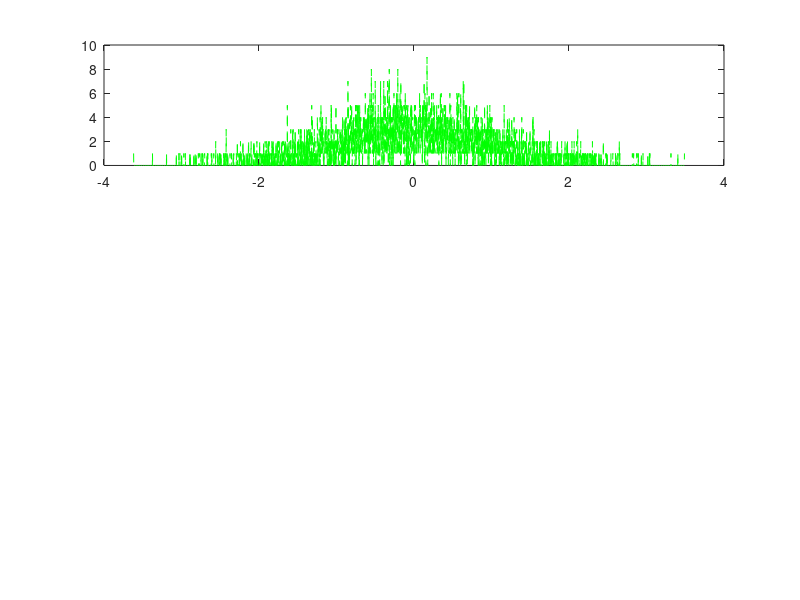

Here is the MATLAB script that generated this plot: (Note: this script raises an error after producing the figure.)
close all
clear all
clc

%% 1.1
N = 4000;
m = 0.95;

gauss = randn(N, 1);
[n_gauss, b_gauss] = hist(gauss, N);
bar(b_gauss, n_gauss / (b_gauss(2) - b_gauss(1)) / sum(N), 1);

uniform = 2 * sqrt(3) * (rand(N, 1) - 0.5);
[n_uniform, b_uniform] = hist(uniform, N);
bar(b_uniform, n_uniform / (b_uniform(2) - b_uniform(1)) / sum(N), 1)

G_mixture = randn(N, 1) * sqrt(1 - m * m) + m;
k = find(rand(N, 1) > 0.5);
G_mixture(k) = G_mixture(k) -2 * m;
[n_gmix, b_gmix] = hist(G_mixture, N);
bar(b_gmix, n_gmix / (b_gmix(2) - b_gmix(1)) / sum(N), 1)

figure(1);

subplot(3, 1, 1);
plot(b_gauss, n_gauss, '--g');
xline(mean(b_gauss, 'all'), '-k', 'mean');
xline(std(b_gauss), '--k', 'std');
xline(-std(n_gauss), '--k', 'std');
title("normal disribution with mean " + mean(b_gauss) + " and std " + std(b_gauss));

subplot(3, 1, 2);
plot(b_uniform, n_uniform, '--b');
xline(mean(b_uniform, 'all'), '-k', 'mean');
xline(std(n_uniform), '--k', 'std');
xline(-std(n_gauss), '--k', 'std');
title("uniform disribution with mean " + mean(b_uniform) + " and std " + std(b_uniform));

subplot(3, 1, 3);
plot(b_gmix, n_gmix, '--r');
xline(mean(b_gmix, 'all'), '-k', 'mean');
xline(std(b_gmix), '--k', 'std');
xline(-std(b_gmix), '--k', 'std');
title("Gaussian mixturer disribution with mean " + mean(b_gmix) + " and std " + std(b_gmix));

%%1.2
nr = 200;
sigma_1 = 2;
sigma_2 = 5;
rho = 0.9;
P0 = 0.91;
C = [(sigma_1)^2, rho * (sigma_1 * sigma_2); rho * (sigma_1 * sigma_2), (sigma_2)^2];
theta = linspace(0, 2 * pi, 100);

X = sqrt(-2 * log(1 - P0)) * chol(C, 'lower') * [cos(theta); sin(theta)] + m * ones(1, length(theta));
x = chol(C, 'lower') * randn(length(C), nr) + m * ones(1, nr);

figure(2);
plot(x(1, :), x(2, :), '*');
hold on
plot(X(1, :), X(2, :));
title("Joint Distribution with 91% confidence ellipse");
